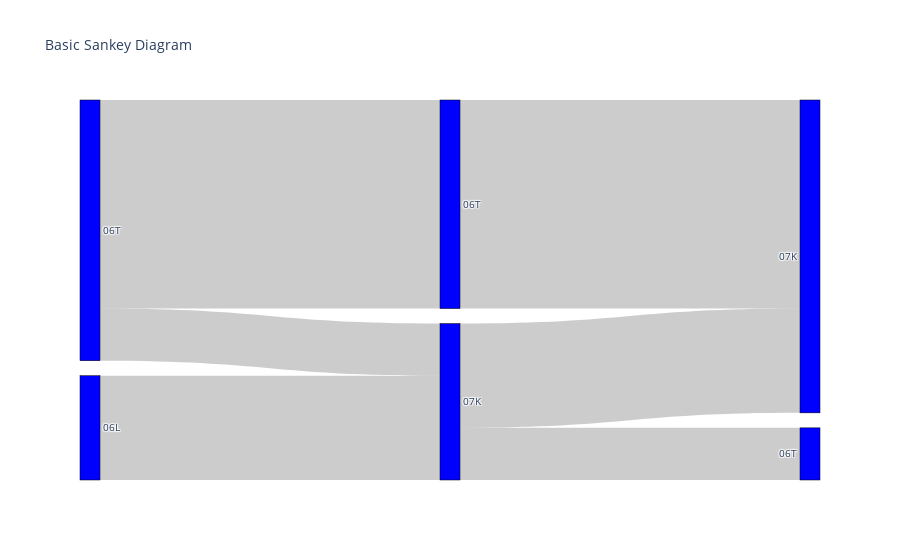

The notebook cell this image was saved under:
### Code cell
fig = go.Figure(data=[go.Sankey(
    node = dict(
      pad = 15,
      thickness = 20,
      line = dict(color = "black", width = 0.5),
      label = snee_referrals_2['Commissioner Org Code'],
      color = "blue"
    ),
    link = dict(
      source = [0, 1, 0, 2, 3, 3], # indices correspond to labels, eg A1, A2, A1, B1, ...
      target = [2, 3, 3, 4, 4, 5],
      value = [8, 4, 2, 8, 4, 2]
  ))])

fig.update_layout(title_text="Basic Sankey Diagram", font_size=10)
fig.show()

### Figure 1 — Plotly figure (JSON) as saved in the notebook; plotly's stock layout.template omitted (floating-point values rounded to 4 significant figures; data arrays with more than 128 entries replaced by an {"elided": "..."} marker saying what was removed)
{"data": [{"link": {"source": [0, 1, 0, 2, 3, 3], "target": [2, 3, 3, 4, 4, 5], "value": [8, 4, 2, 8, 4, 2]}, "node": {"color": "blue", "label": {"elided": "2263 str values"}, "line": {"color": "black", "width": 0.5}, "pad": 15, "thickness": 20}, "type": "sankey"}], "layout": {"font": {"size": 10}, "title": {"text": "Basic Sankey Diagram"}}}
